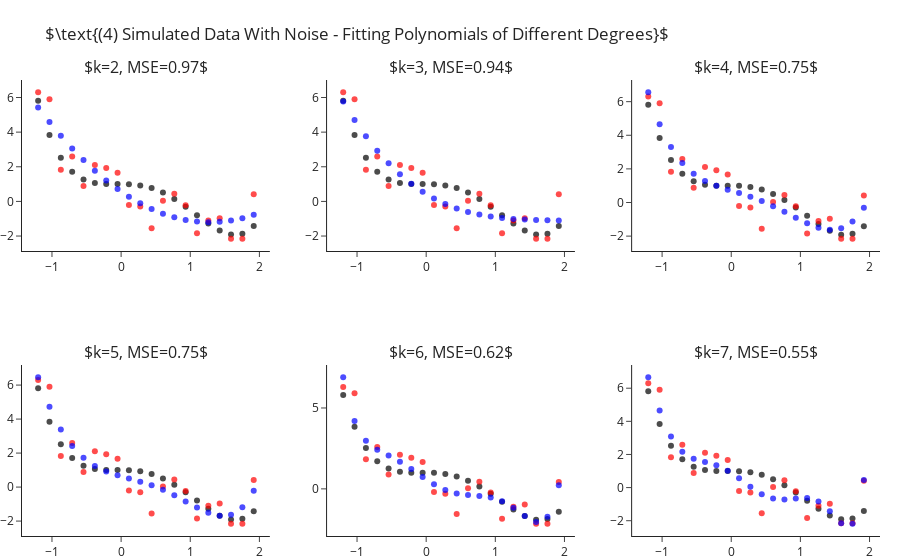

Notebook cell for this chart:
### Markdown cell above
## Fitting Polynomial Of Different Degrees - With Sample Noise

Still fitting for different values of $k$, let us add some standard Gaussian noise (i.e. $\mathcal{N}\left(0,1\right)$).
This time we observe two things:
- Even for the correct $k=4$ model we are not able to achieve zero MSE.
- As we increase $4<k\rightarrow 7$ we manage to decrease the error more and more.

### Code cell
y = y_ + np.random.normal(size=len(y_))

ks = range(2, 8)
fig = make_subplots(2, 3, subplot_titles=list(ks))
for i, k in enumerate(ks):
    r,c = i//3+1, i%3+1 
    
    y_hat = make_pipeline(PolynomialFeatures(k), LinearRegression(fit_intercept=False)).fit(X, y).predict(X)
    fig.add_traces([go.Scatter(x=x, y=y_, mode="markers", name="Real Points",  marker=dict(color="black", opacity=.7), showlegend=False),
                    go.Scatter(x=x, y=y, mode="markers", name="Observed Points",  marker=dict(color="red", opacity=.7), showlegend=False), 
                    go.Scatter(x=x, y=y_hat, mode="markers", name="Predicted Points",  marker=dict(color="blue", opacity=.7), showlegend=False)], rows=r, cols=c)
    fig["layout"]["annotations"][i]["text"] = rf"$k={{0}}, MSE={{1}}$".format(k, round(np.mean((y-y_hat)**2), 2))

fig.update_layout(title=r"$\text{(4) Simulated Data With Noise - Fitting Polynomials of Different Degrees}$", margin=dict(t=80)).show()

### Figure 1 — Plotly figure (JSON) as saved in the notebook; plotly's stock layout.template omitted (floating-point values rounded to 4 significant figures)
{"data": [{"marker": {"color": "black", "opacity": 0.7}, "mode": "markers", "name": "Real Points", "showlegend": false, "type": "scatter", "x": [-1.2, -1.036, -0.8718, -0.7077, -0.5436, -0.3795, -0.2154, -0.05128, 0.1128, 0.2769, 0.441, 0.6051, 0.7692, 0.9333, 1.097, 1.262, 1.426, 1.59, 1.754, 1.918], "xaxis": "x", "y": [5.81, 3.838, 2.523, 1.709, 1.261, 1.058, 0.9989, 0.999, 0.9909, 0.9251, 0.769, 0.5078, 0.1439, -0.3028, -0.7951, -1.278, -1.68, -1.912, -1.866, -1.418], "yaxis": "y"}, {"marker": {"color": "red", "opacity": 0.7}, "mode": "markers", "name": "Observed Points", "showlegend": false, "type": "scatter", "x": [-1.2, -1.036, -0.8718, -0.7077, -0.5436, -0.3795, -0.2154, -0.05128, 0.1128, 0.2769, 0.441, 0.6051, 0.7692, 0.9333, 1.097, 1.262, 1.426, 1.59, 1.754, 1.918], "xaxis": "x", "y": [6.301, 5.903, 1.828, 2.593, 0.8828, 2.105, 1.925, 1.661, -0.2015, -0.2978, -1.556, 0.03308, 0.4422, -0.2273, -1.843, -1.102, -0.9723, -2.152, -2.154, 0.4176], "yaxis": "y"}, {"marker": {"color": "blue", "opacity": 0.7}, "mode": "markers", "name": "Predicted Points", "showlegend": false, "type": "scatter", "x": [-1.2, -1.036, -0.8718, -0.7077, -0.5436, -0.3795, -0.2154, -0.05128, 0.1128, 0.2769, 0.441, 0.6051, 0.7692, 0.9333, 1.097, 1.262, 1.426, 1.59, 1.754, 1.918], "xaxis": "x", "y": [5.426, 4.58, 3.791, 3.06, 2.387, 1.771, 1.214, 0.7143, 0.2724, -0.1116, -0.4378, -0.7062, -0.9168, -1.07, -1.164, -1.202, -1.181, -1.102, -0.966, -0.7719], "yaxis": "y"}, {"marker": {"color": "black", "opacity": 0.7}, "mode": "markers", "name": "Real Points", "showlegend": false, "type": "scatter", "x": [-1.2, -1.036, -0.8718, -0.7077, -0.5436, -0.3795, -0.2154, -0.05128, 0.1128, 0.2769, 0.441, 0.6051, 0.7692, 0.9333, 1.097, 1.262, 1.426, 1.59, 1.754, 1.918], "xaxis": "x2", "y": [5.81, 3.838, 2.523, 1.709, 1.261, 1.058, 0.9989, 0.999, 0.9909, 0.9251, 0.769, 0.5078, 0.1439, -0.3028, -0.7951, -1.278, -1.68, -1.912, -1.866, -1.418], "yaxis": "y2"}, {"marker": {"color": "red", "opacity": 0.7}, "mode": "markers", "name": "Observed Points", "showlegend": false, "type": "scatter", "x": [-1.2, -1.036, -0.8718, -0.7077, -0.5436, -0.3795, -0.2154, -0.05128, 0.1128, 0.2769, 0.441, 0.6051, 0.7692, 0.9333, 1.097, 1.262, 1.426, 1.59, 1.754, 1.918], "xaxis": "x2", "y": [6.301, 5.903, 1.828, 2.593, 0.8828, 2.105, 1.925, 1.661, -0.2015, -0.2978, -1.556, 0.03308, 0.4422, -0.2273, -1.843, -1.102, -0.9723, -2.152, -2.154, 0.4176], "yaxis": "y2"}, {"marker": {"color": "blue", "opacity": 0.7}, "mode": "markers", "name": "Predicted Points", "showlegend": false, "type": "scatter", "x": [-1.2, -1.036, -0.8718, -0.7077, -0.5436, -0.3795, -0.2154, -0.05128, 0.1128, 0.2769, 0.441, 0.6051, 0.7692, 0.9333, 1.097, 1.262, 1.426, 1.59, 1.754, 1.918], "xaxis": "x2", "y": [5.763, 4.704, 3.761, 2.929, 2.2, 1.566, 1.022, 0.5598, 0.1728, -0.146, -0.4035, -0.6066, -0.7623, -0.8776, -0.9593, -1.015, -1.05, -1.073, -1.09, -1.108], "yaxis": "y2"}, {"marker": {"color": "black", "opacity": 0.7}, "mode": "markers", "name": "Real Points", "showlegend": false, "type": "scatter", "x": [-1.2, -1.036, -0.8718, -0.7077, -0.5436, -0.3795, -0.2154, -0.05128, 0.1128, 0.2769, 0.441, 0.6051, 0.7692, 0.9333, 1.097, 1.262, 1.426, 1.59, 1.754, 1.918], "xaxis": "x3", "y": [5.81, 3.838, 2.523, 1.709, 1.261, 1.058, 0.9989, 0.999, 0.9909, 0.9251, 0.769, 0.5078, 0.1439, -0.3028, -0.7951, -1.278, -1.68, -1.912, -1.866, -1.418], "yaxis": "y3"}, {"marker": {"color": "red", "opacity": 0.7}, "mode": "markers", "name": "Observed Points", "showlegend": false, "type": "scatter", "x": [-1.2, -1.036, -0.8718, -0.7077, -0.5436, -0.3795, -0.2154, -0.05128, 0.1128, 0.2769, 0.441, 0.6051, 0.7692, 0.9333, 1.097, 1.262, 1.426, 1.59, 1.754, 1.918], "xaxis": "x3", "y": [6.301, 5.903, 1.828, 2.593, 0.8828, 2.105, 1.925, 1.661, -0.2015, -0.2978, -1.556, 0.03308, 0.4422, -0.2273, -1.843, -1.102, -0.9723, -2.152, -2.154, 0.4176], "yaxis": "y3"}, {"marker": {"color": "blue", "opacity": 0.7}, "mode": "markers", "name": "Predicted Points", "showlegend": false, "type": "scatter", "x": [-1.2, -1.036, -0.8718, -0.7077, -0.5436, -0.3795, -0.2154, -0.05128, 0.1128, 0.2769, 0.441, 0.6051, 0.7692, 0.9333, 1.097, 1.262, 1.426, 1.59, 1.754, 1.918], "xaxis": "x3", "y": [6.557, 4.662, 3.302, 2.355, 1.713, 1.285, 0.9904, 0.7659, 0.5612, 0.3407, 0.08325, -0.2182, -0.5563, -0.9091, -1.241, -1.501, -1.624, -1.533, -1.132, -0.3143], "yaxis": "y3"}, {"marker": {"color": "black", "opacity": 0.7}, "mode": "markers", "name": "Real Points", "showlegend": false, "type": "scatter", "x": [-1.2, -1.036, -0.8718, -0.7077, -0.5436, -0.3795, -0.2154, -0.05128, 0.1128, 0.2769, 0.441, 0.6051, 0.7692, 0.9333, 1.097, 1.262, 1.426, 1.59, 1.754, 1.918], "xaxis": "x4", "y": [5.81, 3.838, 2.523, 1.709, 1.261, 1.058, 0.9989, 0.999, 0.9909, 0.9251, 0.769, 0.5078, 0.1439, -0.3028, -0.7951, -1.278, -1.68, -1.912, -1.866, -1.418], "yaxis": "y4"}, {"marker": {"color": "red", "opacity": 0.7}, "mode": "markers", "name": "Observed Points", "showlegend": false, "type": "scatter", "x": [-1.2, -1.036, -0.8718, -0.7077, -0.5436, -0.3795, -0.2154, -0.05128, 0.1128, 0.2769, 0.441, 0.6051, 0.7692, 0.9333, 1.097, 1.262, 1.426, 1.59, 1.754, 1.918], "xaxis": "x4", "y": [6.301, 5.903, 1.828, 2.593, 0.8828, 2.105, 1.925, 1.661, -0.2015, -0.2978, -1.556, 0.03308, 0.4422, -0.2273, -1.843, -1.102, -0.9723, -2.152, -2.154, 0.4176], "yaxis": "y4"}, {"marker": {"color": "blue", "opacity": 0.7}, "mode": "markers", "name": "Predicted Points", "showlegend": false, "type": "scatter", "x": [-1.2, -1.036, -0.8718, -0.7077, -0.5436, -0.3795, -0.2154, -0.05128, 0.1128, 0.2769, 0.441, 0.6051, 0.7692, 0.9333, 1.097, 1.262, 1.426, 1.59, 1.754, 1.918], "xaxis": "x4", "y": [6.458, 4.719, 3.393, 2.417, 1.723, 1.246, 0.9219, 0.6928, 0.5066, 0.3206, 0.1033, -0.1636, -0.4832, -0.8406, -1.202, -1.51, -1.686, -1.624, -1.189, -0.216], "yaxis": "y4"}, {"marker": {"color": "black", "opacity": 0.7}, "mode": "markers", "name": "Real Points", "showlegend": false, "type": "scatter", "x": [-1.2, -1.036, -0.8718, -0.7077, -0.5436, -0.3795, -0.2154, -0.05128, 0.1128, 0.2769, 0.441, 0.6051, 0.7692, 0.9333, 1.097, 1.262, 1.426, 1.59, 1.754, 1.918], "xaxis": "x5", "y": [5.81, 3.838, 2.523, 1.709, 1.261, 1.058, 0.9989, 0.999, 0.9909, 0.9251, 0.769, 0.5078, 0.1439, -0.3028, -0.7951, -1.278, -1.68, -1.912, -1.866, -1.418], "yaxis": "y5"}, {"marker": {"color": "red", "opacity": 0.7}, "mode": "markers", "name": "Observed Points", "showlegend": false, "type": "scatter", "x": [-1.2, -1.036, -0.8718, -0.7077, -0.5436, -0.3795, -0.2154, -0.05128, 0.1128, 0.2769, 0.441, 0.6051, 0.7692, 0.9333, 1.097, 1.262, 1.426, 1.59, 1.754, 1.918], "xaxis": "x5", "y": [6.301, 5.903, 1.828, 2.593, 0.8828, 2.105, 1.925, 1.661, -0.2015, -0.2978, -1.556, 0.03308, 0.4422, -0.2273, -1.843, -1.102, -0.9723, -2.152, -2.154, 0.4176], "yaxis": "y5"}, {"marker": {"color": "blue", "opacity": 0.7}, "mode": "markers", "name": "Predicted Points", "showlegend": false, "type": "scatter", "x": [-1.2, -1.036, -0.8718, -0.7077, -0.5436, -0.3795, -0.2154, -0.05128, 0.1128, 0.2769, 0.441, 0.6051, 0.7692, 0.9333, 1.097, 1.262, 1.426, 1.59, 1.754, 1.918], "xaxis": "x5", "y": [6.896, 4.189, 2.971, 2.418, 2.061, 1.682, 1.227, 0.7368, 0.2834, -0.06694, -0.2842, -0.3868, -0.4391, -0.535, -0.7656, -1.172, -1.685, -2.046, -1.719, 0.2218], "yaxis": "y5"}, {"marker": {"color": "black", "opacity": 0.7}, "mode": "markers", "name": "Real Points", "showlegend": false, "type": "scatter", "x": [-1.2, -1.036, -0.8718, -0.7077, -0.5436, -0.3795, -0.2154, -0.05128, 0.1128, 0.2769, 0.441, 0.6051, 0.7692, 0.9333, 1.097, 1.262, 1.426, 1.59, 1.754, 1.918], "xaxis": "x6", "y": [5.81, 3.838, 2.523, 1.709, 1.261, 1.058, 0.9989, 0.999, 0.9909, 0.9251, 0.769, 0.5078, 0.1439, -0.3028, -0.7951, -1.278, -1.68, -1.912, -1.866, -1.418], "yaxis": "y6"}, {"marker": {"color": "red", "opacity": 0.7}, "mode": "markers", "name": "Observed Points", "showlegend": false, "type": "scatter", "x": [-1.2, -1.036, -0.8718, -0.7077, -0.5436, -0.3795, -0.2154, -0.05128, 0.1128, 0.2769, 0.441, 0.6051, 0.7692, 0.9333, 1.097, 1.262, 1.426, 1.59, 1.754, 1.918], "xaxis": "x6", "y": [6.301, 5.903, 1.828, 2.593, 0.8828, 2.105, 1.925, 1.661, -0.2015, -0.2978, -1.556, 0.03308, 0.4422, -0.2273, -1.843, -1.102, -0.9723, -2.152, -2.154, 0.4176], "yaxis": "y6"}, {"marker": {"color": "blue", "opacity": 0.7}, "mode": "markers", "name": "Predicted Points", "showlegend": false, "type": "scatter", "x": [-1.2, -1.036, -0.8718, -0.7077, -0.5436, -0.3795, -0.2154, -0.05128, 0.1128, 0.2769, 0.441, 0.6051, 0.7692, 0.9333, 1.097, 1.262, 1.426, 1.59, 1.754, 1.918], "xaxis": "x6", "y": [6.659, 4.651, 3.083, 2.16, 1.734, 1.54, 1.345, 1.022, 0.5611, 0.04617, -0.3974, -0.6644, -0.7245, -0.6529, -0.6234, -0.845, -1.427, -2.159, -2.181, 0.459], "yaxis": "y6"}], "layout": {"annotations": [{"font": {"size": 16}, "showarrow": false, "text": "$k=2, MSE=0.97$", "x": 0.1444, "xanchor": "center", "xref": "paper", "y": 1, "yanchor": "bottom", "yref": "paper"}, {"font": {"size": 16}, "showarrow": false, "text": "$k=3, MSE=0.94$", "x": 0.5, "xanchor": "center", "xref": "paper", "y": 1, "yanchor": "bottom", "yref": "paper"}, {"font": {"size": 16}, "showarrow": false, "text": "$k=4, MSE=0.75$", "x": 0.8556, "xanchor": "center", "xref": "paper", "y": 1, "yanchor": "bottom", "yref": "paper"}, {"font": {"size": 16}, "showarrow": false, "text": "$k=5, MSE=0.75$", "x": 0.1444, "xanchor": "center", "xref": "paper", "y": 0.375, "yanchor": "bottom", "yref": "paper"}, {"font": {"size": 16}, "showarrow": false, "text": "$k=6, MSE=0.62$", "x": 0.5, "xanchor": "center", "xref": "paper", "y": 0.375, "yanchor": "bottom", "yref": "paper"}, {"font": {"size": 16}, "showarrow": false, "text": "$k=7, MSE=0.55$", "x": 0.8556, "xanchor": "center", "xref": "paper", "y": 0.375, "yanchor": "bottom", "yref": "paper"}], "margin": {"t": 80}, "title": {"text": "$\\text{(4) Simulated Data With Noise - Fitting Polynomials of Different Degrees}$"}, "xaxis": {"anchor": "y", "domain": [0, 0.2889]}, "xaxis2": {"anchor": "y2", "domain": [0.3556, 0.6444]}, "xaxis3": {"anchor": "y3", "domain": [0.7111, 1]}, "xaxis4": {"anchor": "y4", "domain": [0, 0.2889]}, "xaxis5": {"anchor": "y5", "domain": [0.3556, 0.6444]}, "xaxis6": {"anchor": "y6", "domain": [0.7111, 1]}, "yaxis": {"anchor": "x", "domain": [0.625, 1]}, "yaxis2": {"anchor": "x2", "domain": [0.625, 1]}, "yaxis3": {"anchor": "x3", "domain": [0.625, 1]}, "yaxis4": {"anchor": "x4", "domain": [0, 0.375]}, "yaxis5": {"anchor": "x5", "domain": [0, 0.375]}, "yaxis6": {"anchor": "x6", "domain": [0, 0.375]}}}
